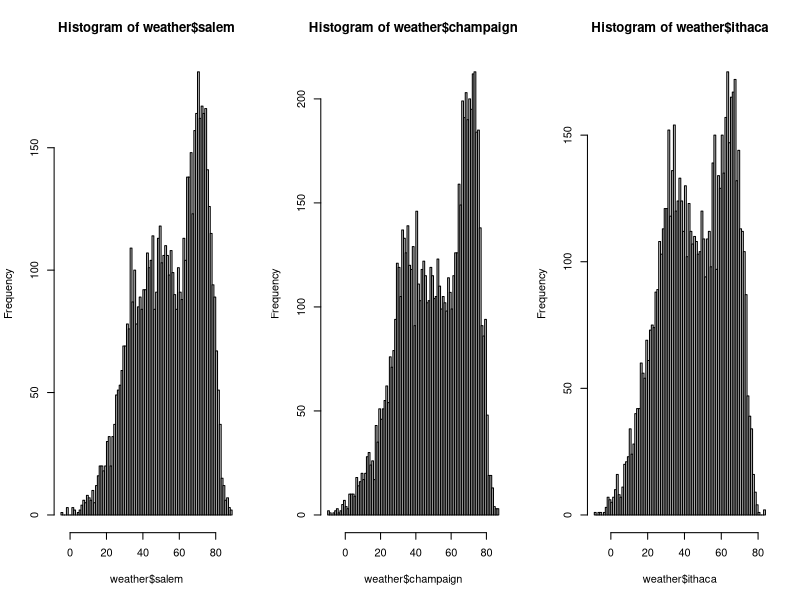

The R script that drew this image: (Note: this script raises an error after producing the figure.)


# read the temperature data
weather <- read.csv("../datasets/daily_uscrn_weather.csv")
n <- nrow(weather)


# First thing always: try to look at the data
head( weather )
tail( weather )

# should probably remove the last row
ii <- weather$date == "2025-02-19"
which(ii)
weather$salem[ii] <- NA
weather$ithaca[ii] <- NA
weather$champaign[ii] <- NA

tail( weather )

par(mfrow=c(1,3))
hist( weather$salem, breaks = 100 )
hist( weather$champaign, breaks = 100 )
hist( weather$ithaca, breaks = 100 )

# throws an error
plot( 
    weather$date, weather$salem, 
    type="l",  axes = FALSE, ylim = c(-20,90)
)
class( weather$date )

# change to date class
weather$date <- as.Date( weather$date, "%Y-%m-%d" )

par(mfrow=c(1,1))
plot( weather$date, weather$salem, type="l",  
      ylim = c(-20,90))
lines( weather$date, weather$champaign, col = "magenta" )
lines( weather$date, weather$ithaca, col = "blue" )

# scatterplots
par(mfrow=c(1,3))
plot( weather$salem, weather$champaign )
abline(0,1,col="magenta",lwd=2)
plot( weather$salem, weather$ithaca )
abline(0,1,col="magenta",lwd=2)
plot( weather$champaign, weather$ithaca )
abline(0,1,col="magenta",lwd=2)

# for convenience, let's shorten the time frame
weather <- weather[ weather$date >= "2020-07-01", ]

par(mfrow=c(1,1))
plot( weather$date, weather$salem )

# There's clearly a pattern over time, but regressing on time won't help
weather$day_count <- 
    as.numeric( weather$date - min(weather$date) )
head(weather)

m0 <- lm( salem ~ day_count, data = weather ) 
summary(m0)

plot( weather$day_count, weather$salem )
abline(m0)
# what do you think of this?


# sine and cosine
weather$sin1 <- sin( (weather$day_count)*2*pi/365.25 )
weather$cos1 <- cos( (weather$day_count)*2*pi/365.25 )

m1 <- lm( salem ~ sin1 + cos1, data = weather )
summary(m1)

m2 <- lm( salem ~ sin1 + cos1 + day_count, data = weather )
summary(m2)

summary(m0)$sigma
summary(m1)$sigma
summary(m2)$sigma

# make a plot of data and fitted values
plot( weather$salem )
lines( m1$fitted.values, col = "magenta", lwd = 2 ) # hey not bad!

# this isn't quite right
length( weather$salem )
length( m1$fitted.values )
sum( is.na( weather$salem ) )
length( weather$salem ) - length( m1$fitted.values )

# this is an annoying thing about R but important: a quick way fix
plot( m1$fitted.values + m1$residuals )
lines( m1$fitted.values, col = "magenta", lwd = 2 )

# even better, make a data frame with the fitted values
head( weather )
weather$m1_fitted_values <- NA
weather[names(m1$fitted.values), "m1_fitted_values"] <- m1$fitted.values



plot( weather$date, weather$salem )
lines( weather$date, weather$m1_fitted_values, col = "magenta", lwd = 2 )

# we should also look at the residuals
plot( weather$date, weather$salem - weather$m1_fitted_values )

# let's do the same analysis for champaign and ithaca
m2 <- lm( champaign ~ sin1 + cos1, data = weather )
summary(m2)

m3 <- lm( ithaca ~ sin1 + cos1, data = weather )
summary(m3)

summary(m1)$sigma
summary(m2)$sigma
summary(m3)$sigma

# add the fitted values to the data frame
weather$m2_fitted_values <- NA
weather[ names( m2$fitted.values ), "m2_fitted_values" ] <- m2$fitted.values

weather$m3_fitted_values <- NA
weather[ names( m3$fitted.values ), "m3_fitted_values" ] <- m3$fitted.values

head( weather )

# plot them
plot( weather$date, weather$m1_fitted_values, col = "black", type = "l", ylim = c(20,80) )
lines( weather$date, weather$m2_fitted_values, col = "magenta" )
lines( weather$date, weather$m3_fitted_values, col = "blue" )
legend(
    "bottomleft", legend = c("salem","champaign","ithaca"),
    lwd = 1, col = c("black","magenta","blue")
)

# compare aspects of the models

# vertical shift: (Intercept)
m1$coefficients
m2$coefficients
m3$coefficients

# amplitude
sqrt( m1$coefficients[2]^2 + m1$coefficients[3]^2 )
sqrt( m2$coefficients[2]^2 + m2$coefficients[3]^2 )
sqrt( m3$coefficients[2]^2 + m3$coefficients[3]^2 )

# coldest day?
atan( m1$coefficients[2]/m1$coefficients[3] )*365.25/(2*pi) 
atan( m2$coefficients[2]/m2$coefficients[3] )*365.25/(2*pi) 
atan( m3$coefficients[2]/m3$coefficients[3] )*365.25/(2*pi) 

weather[ which.min( weather$m1_fitted_values ), ]
weather[ which.min( weather$m2_fitted_values ), ]
weather[ which.min( weather$m3_fitted_values ), ]



# "auto"-regression uses past values to predict future
# need to "line up" the data to do this type of regression
# let's use the residuals for this analysis
weather$salem_resids <- weather$salem - weather$m1_fitted_values

weather$salem_resids1 <- NA
weather$salem_resids2 <- NA
weather$salem_resids3 <- NA
weather$salem_resids4 <- NA

n <- nrow(weather)
weather$salem_resids1[ 2:n ] <- weather$salem_resids[ 1:(n-1) ]
weather$salem_resids2[ 3:n ] <- weather$salem_resids[ 1:(n-2) ]
weather$salem_resids3[ 4:n ] <- weather$salem_resids[ 1:(n-3) ]
weather$salem_resids4[ 5:n ] <- weather$salem_resids[ 1:(n-4) ]

tail( weather[, c("salem_resids","salem_resids1","salem_resids2","salem_resids3","salem_resids4") ] )

plot( weather$date, weather$salem_resids )

par(mfrow=c(2,2))
plot( weather$salem_resids1, weather$salem_resids )
plot( weather$salem_resids2, weather$salem_resids )
plot( weather$salem_resids3, weather$salem_resids )
plot( weather$salem_resids4, weather$salem_resids )

# marginal analyses first
m0 <- lm( salem_resids ~ 1, data = weather )
m1 <- lm( salem_resids ~ salem_resids1, data = weather )
m2 <- lm( salem_resids ~ salem_resids2, data = weather )
m3 <- lm( salem_resids ~ salem_resids3, data = weather )
m4 <- lm( salem_resids ~ salem_resids4, data = weather )

summary(m0)
summary(m1)
summary(m2)
summary(m3)
summary(m4)

# multiple analysis
m1 <- lm(salem_resids ~ salem_resids1, data = weather )
m12 <- lm(salem_resids ~ salem_resids1 + salem_resids2, data = weather )
m123 <- lm(salem_resids ~ salem_resids1 + salem_resids2 + salem_resids3, data = weather )
m1234 <- lm(salem_resids ~ salem_resids1 + salem_resids2 + salem_resids3 + salem_resids4, data = weather )

summary(m1)
summary(m12)
summary(m123)
summary(m1234)

# For discussion: why is b2 negative?



